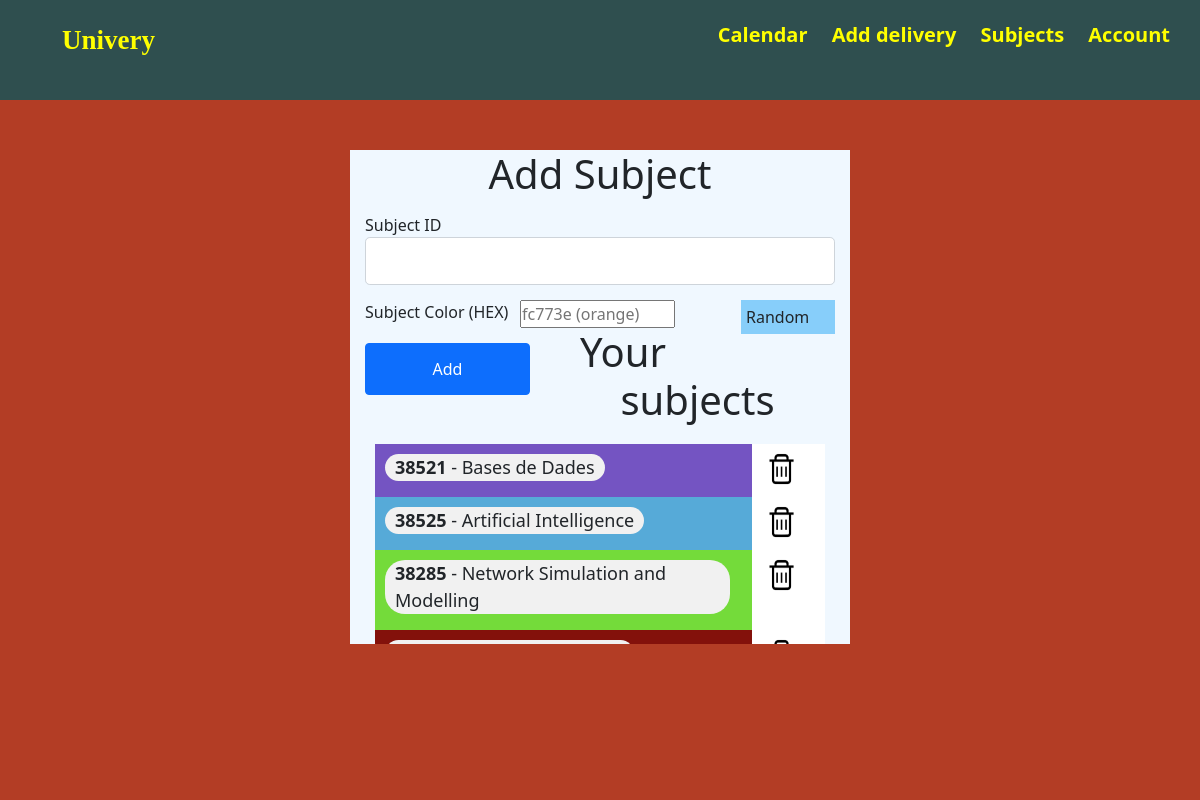
/subjects (signed in), run on the app's committed database.
### app/models.py (models this page shows, shortened)
class Subject(db.Model):
    id = db.Column(db.Integer, primary_key=True)
    identification = db.Column(db.String(15), nullable=False)
    name = db.Column(db.String(50), nullable=False)
    user_id = db.Column(db.Integer, db.ForeignKey('user.id'), nullable=False)
    deliveries = db.relationship('Delivery', backref='subject', lazy=True)
    color = db.Column(db.String(10), nullable=False, default="#ffffff")

### app/subjects/routes.py (the view, shortened to what this page needs)
@subjects.route("/subjects", methods=['GET', 'POST'])
@login_required
def subjects_page():
    form = AddSubjectForm()
    return render_template('subject/add-subject.html', title="Subjects", form=form)

### app/subjects/forms.py (shortened to what this page needs)
class AddSubjectForm(FlaskForm):
    subject_id = StringField('Subject ID',
        validators=[DataRequired(), Length(max=15)])
    subject_color = StringField('Subject Color (HEX)',
        validators=[DataRequired(), Length(max=10)])
    submit = SubmitField('Add')

### app/models.py (called while the page is built)
@login_manager.user_loader
def load_user(user_id):
    return User.query.get(int(user_id))

### app/templates/subject/add-subject.html (shortened to what this page needs)
{% extends "base.html" %}
{% block content %}
<div class="login-page">
    <div class="login-box">
        <form method="POST" action="">
            <h1 class="head-legend">Add Subject</h1>
            <div class="form-group sm-margin">
                {{ form.subject_id.label(class="form-control-label") }}
                {% if form.subject_id.errors %}
                {{ form.subject_id(class="form-control form-control-lg is-invalid") }}
                <div class="invalid-feedback">
                    {% for error in form.subject_id.errors %}
                    <span>{{ error }}</span>
                    {% endfor %}
                </div>
                {% else %}
                {{ form.subject_id(class="form-control form-control-lg") }}
                {% endif %}
            </div>
            <div class="form-group sm-margin">
                {{ form.subject_color.label(class="form-control-label left-3") }}
                {% if form.subject_color.errors %}
                {{ form.subject_color(id="color-content", placeholder="fc773e (orange)", class="left-3 is-invalid") }}
                <div class="invalid-feedback">
                    {% for error in form.subject_color.errors %}
                    <span>{{ error }}</span>
                    {% endfor %}
                </div>
                {% else %}
                {{ form.subject_color(id="color-content", placeholder="fc773e (orange)", class="left-3") }}
                {% endif %}
                <div onclick="randomColor()" class="left-3 random-btn">Random</div>
            </div>
            <div class="btn btn-primary sm-margin left-3">
                {{ form.submit(class="btn login-btn") }}
            </div>
        </form>
        <h1 class="head-legend">Your subjects</h1>
        <div class="your-subjects">
            {% for subject in current_user.subjects %}
            <div class="subject-box row">
                <div class="subject-name" style="flex:10;background-color: {{subject.color}};">
                    <p><b>{{subject.identification}}</b> - {{subject.name}}</p>
                </div>
                <div class="subject-action" style="flex:1;">
                    <a href="{{url_for('subjects.subject_remove', id=subject.id)}}"><img src="/static/web_pics/remove.png" alt="" srcset=""></a>
                </div>
            </div>
            {% endfor %}
        </div>
    </div>
</div>
{% endblock content %}

### app/static/style.css (style rules this page uses)
* { margin: 0; padding: 0; box-sizing: border-box; }
.sm-margin { margin: 15px; }
.login-box { width: 500px; height: fit-content; margin: 0 auto; margin-top: 50px; background-color: aliceblue; }
.login-btn { color: white !important; }
.login-page { margin-top: 100px; width: 100%; height: 100%; left: 0em; top: 0em; position: fixed; background-color: #b33d25; }
.head-legend { text-align: center; margin-top: 20px; }
.your-subjects { background-color: white; width: 90%; margin: 0 auto; overflow-y: scroll; height: 200px; margin-top: 20px; }
.subject-name p { background-color: #f1f1f1; width: fit-content; margin-top: 10px; border-radius: 20px; padding: 0 10px; margin-left: 10px; margin-right: 10px; font-size: 18px; }
.subject-action { display: inline-block; vertical-align: middle; }
.subject-action img { width: 35px; height: 40px; margin-top: 15%; }
.subject-box { height: fit-content; }
.row { display: flex; width: 100%; }
.left-3 { width: 33%; float: left; }
.random-btn { width: 20%; float: right; background-color: lightskyblue; border: none; padding: 5px; margin-left: 40px; cursor: pointer; }

### data on the page
Subject: identification "38521", name "Bases de Dades"
Subject: identification "38525", name "Artificial Intelligence"
Subject: identification "38285", name "Network Simulation and Modelling"
